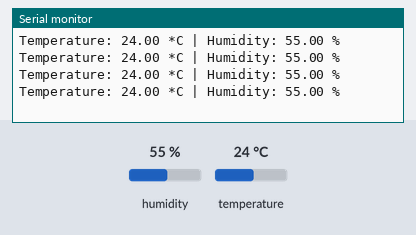
This sketch was run on a simulated Arduino Uno, built with avr-gcc and run on an emulated ATmega328P. Shown: the last lines printed to the serial monitor. Inputs (shaded band) come from the test bench; at power-on: humidity 55 %, temperature 24 °C.

Above: at 2.8 s.
2.9 s: humidity set to 22 %
At 6.4 s:
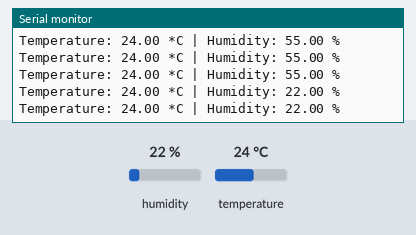
6.6 s: temperature set to 12 °C
At 7.6 s:
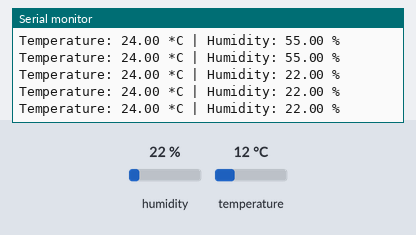
10.3 s: humidity set to 40 %
At 11.5 s:
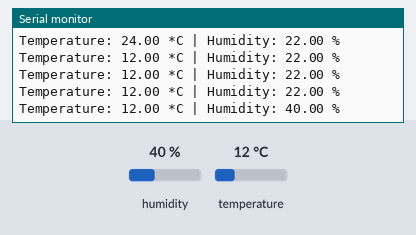
Timing chart, 0 to 13.3 s (numbered marks = the images above; inputs shaded):
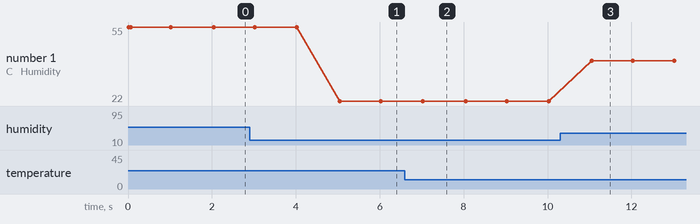

Measured:
- after the input at 2.9 s, the serial monitor: prints a new line after 2.1 s (image 1)
- after the input at 10.3 s, the serial monitor: prints a new line after 0.75 s (image 3)
- plotted number 1: 55 → 22 after the input at 2.9 s, 22 → 40 after the input at 10.3 s

The sketch:

TX_DHT11.ino
```cpp
#include <SoftwareSerial.h>
#include <DHT.h>

#define DHTTYPE DHT11
const int DHT_PIN = 2;
SoftwareSerial BTSerial(10, 11);

// DHT11
DHT dht(DHT_PIN, DHTTYPE);

unsigned long lastDHTReadTime = 0;
float tempC;
float humidity;

char lastSentCommand = ' ';

void setup() {
  Serial.begin(9600);

  dht.begin();
  BTSerial.begin(9600);
}

void loop() {
  if (millis() - lastDHTReadTime >= 1000 || lastDHTReadTime == 0) {
    lastDHTReadTime = millis();

    humidity = dht.readHumidity();
    tempC = dht.readTemperature();


    Serial.print("Temperature: "); Serial.print(tempC);
    Serial.print(" *C | Humidity: "); Serial.print(humidity);
    Serial.println(" %");

    char commandToSend;
    if (humidity > 80.0) {
      commandToSend = 'A';
    }
    else {
      commandToSend = 'B';
    }

    if (commandToSend != lastSentCommand) {
      BTSerial.write(commandToSend);
      lastSentCommand = commandToSend;
    }
  }
}
```
